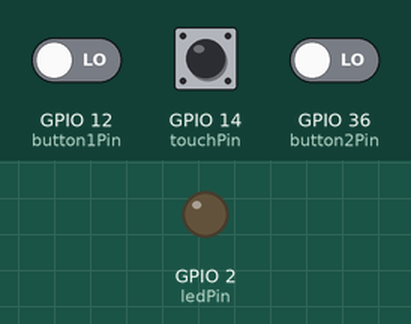
This sketch was run on a simulated ESP32. Shown: output pins drawn as LEDs (lit = HIGH). The test bench sets the inputs (shaded band); at power-on: GPIO 14 (touchPin) HIGH, GPIO 12 (button1Pin) LOW, GPIO 36 (button2Pin) LOW.

Above: at 2.2 s.
2.3 s: GPIO 14 (touchPin) pulled LOW for 0.15 s
At 2.45 s:
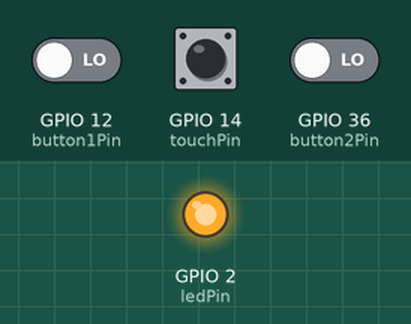
5.6 s: GPIO 14 (touchPin) pulled LOW for 3.2 s
At 10.1 s:
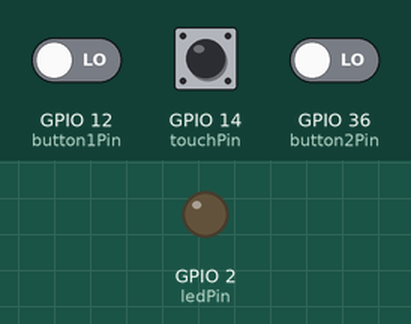
Timing chart, 0 to 11.6 s (numbered marks = the images above; inputs shaded):
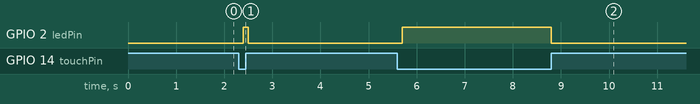

The sketch:

Carte3AU_02.ino
```cpp
/*
  Code 02: Test Buttons (BP401, BP402 & BT401)
*/

// set pin numbers
const int touchPin = 14;
const int button1Pin = 12;
const int button2Pin = 36;
const int ledPin = 2;

// structure for buttons
struct Button
{
  const uint8_t PIN;
  volatile uint32_t numberKeyPresses;
  volatile bool pressed;
};

Button button1 = {button1Pin, 0, false};
Button button2 = {button2Pin, 0, false};

// variables to keep track of the timing of recent interrupts
unsigned long button1_time = 0;
unsigned long last_button1_time = 0;
unsigned long button2_time = 0;
unsigned long last_button2_time = 0;

void IRAM_ATTR button1_isr()
{
  button1_time = millis();
  if (button1_time - last_button1_time > 250)
  {
    button1.numberKeyPresses++;
    button1.pressed = true;
    last_button1_time = button1_time;
  }
}

void IRAM_ATTR button2_isr()
{
  button2_time = millis();
  if (button2_time - last_button2_time > 250)
  {
    button2.numberKeyPresses++;
    button2.pressed = true;
    last_button2_time = button2_time;
  }
}

// change with your threshold value
const int threshold = 35;
// variable for storing the touch pin value
int touchValue;
int dummyTouchValue;

void setup()
{
  Serial.begin(115200);
  delay(1000); // give me time to bring up serial monitor
  // initialize the LED pin as an output:
  pinMode(ledPin, OUTPUT);
  pinMode(button1.PIN, INPUT);
  attachInterrupt(button1.PIN, button1_isr, RISING);
  pinMode(button2.PIN, INPUT);
  attachInterrupt(button2.PIN, button2_isr, RISING);
}

void loop()
{
  // read the state of the pushbutton value:
  delay(50);
  dummyTouchValue = touchRead(touchPin);
  delay(50);
  touchValue = touchRead(touchPin);
  touchValue = touchValue > dummyTouchValue ? touchValue : dummyTouchValue;
  // Serial.print(touchValue);
  //  check if the touchValue is below the threshold
  //  if it is, set ledPin to HIGH
  if (touchValue < threshold)
  {
    // turn LED on
    digitalWrite(ledPin, HIGH);
    // Serial.println(" - LED on");
  }
  else
  {
    // turn LED off
    digitalWrite(ledPin, LOW);
    // Serial.println(" - LED off");
  }
  if (button1.pressed)
  {
    Serial.printf("Button 1 has been pressed %u times\n", button1.numberKeyPresses);
    button1.pressed = false;
  }
  if (button2.pressed)
  {
    Serial.printf("Button 2 has been pressed %u times\n", button2.numberKeyPresses);
    button2.pressed = false;
  }
  // delay(50);
}
```

Measured:
- after the input at 2.3 s, GPIO 2 (ledPin): LOW → HIGH after 0.10 s, → LOW 0.10 s later
- after the input at 5.6 s, GPIO 2 (ledPin): LOW → HIGH after 0.10 s, → LOW 3.1 s later
